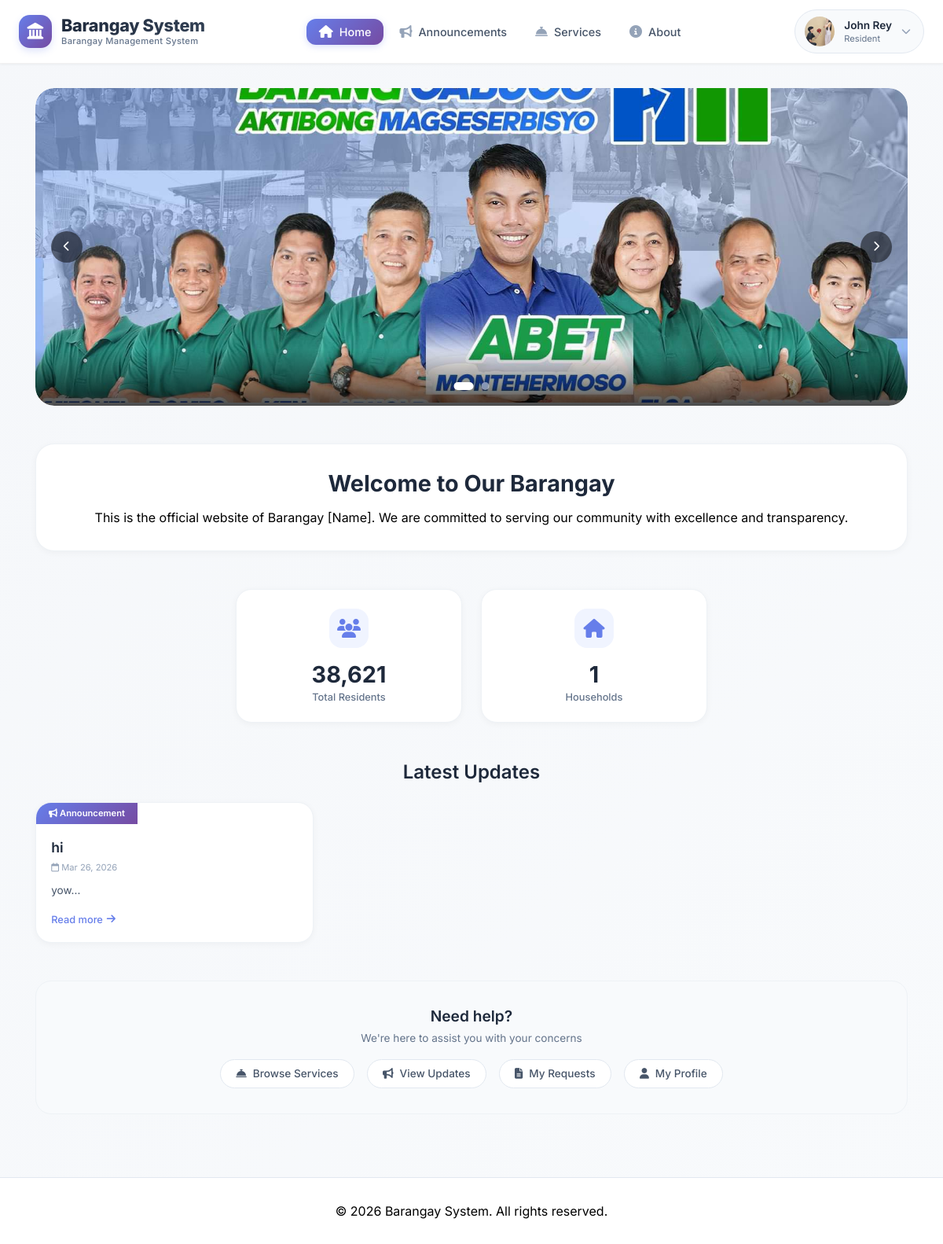
/index.php (signed in), run on the app's committed database.
### tables this page shows
CREATE TABLE `users` (
  `id` int(11) NOT NULL,
  `username` varchar(50) NOT NULL,
  `email` varchar(100) NOT NULL,
  `profile_pic` varchar(255) DEFAULT NULL,
  `password` varchar(255) NOT NULL,
  `first_name` varchar(50) DEFAULT NULL,
  `last_name` varchar(50) DEFAULT NULL,
  `address` text DEFAULT NULL,
  `contact_number` varchar(20) DEFAULT NULL,
  `user_type` enum('resident','admin') DEFAULT 'resident',
  `is_online` tinyint(1) DEFAULT 0,
  `last_activity` timestamp NOT NULL DEFAULT current_timestamp() ON UPDATE current_timestamp(),
  `created_at` timestamp NOT NULL DEFAULT current_timestamp(),
  `is_verified` tinyint(1) DEFAULT 0,
  `status` varchar(20) DEFAULT 'active',
  `last_login` datetime DEFAULT NULL,
  `last_login_ip` varchar(45) DEFAULT NULL
);

CREATE TABLE `carousel_images` (
  `id` int(11) NOT NULL,
  `image_path` varchar(255) NOT NULL,
  `title` varchar(100) DEFAULT NULL,
  `caption` text DEFAULT NULL,
  `display_order` int(11) DEFAULT 0,
  `is_active` tinyint(1) DEFAULT 1,
  `created_at` timestamp NOT NULL DEFAULT current_timestamp(),
  `updated_at` timestamp NOT NULL DEFAULT current_timestamp() ON UPDATE current_timestamp()
);

CREATE TABLE `pages` (
  `id` int(11) NOT NULL,
  `page_name` varchar(50) NOT NULL,
  `title` varchar(200) DEFAULT NULL,
  `content` text DEFAULT NULL,
  `meta_description` text DEFAULT NULL,
  `featured_image` varchar(255) DEFAULT NULL,
  `updated_by` int(11) DEFAULT NULL,
  `last_updated` timestamp NOT NULL DEFAULT current_timestamp() ON UPDATE current_timestamp()
);

CREATE TABLE `announcements` (
  `id` int(11) NOT NULL,
  `title` varchar(200) NOT NULL,
  `content` text NOT NULL,
  `image` varchar(255) DEFAULT NULL,
  `posted_by` int(11) DEFAULT NULL,
  `status` enum('active','inactive') DEFAULT 'active',
  `created_at` timestamp NOT NULL DEFAULT current_timestamp()
);

### pages/home.php (the view, shortened to what this page needs)
<?php
$database = new Database();
$db = $database->getConnection();
$page_query = "SELECT * FROM pages WHERE page_name = 'home'";
$page_stmt = $db->prepare($page_query);
$page_stmt->execute();
$home_page = $page_stmt->fetch(PDO::FETCH_ASSOC);
$home_title = $home_page['title'] ?? 'Welcome to Barangay System';
$home_content = $home_page['content'] ?? '<h1>Welcome to Our Barangay</h1><p>This is the official website of Barangay Cabuco. We are committed to serving our community with excellence and transparency.</p>';
$query = "SELECT * FROM announcements WHERE status = 'active' ORDER BY created_at DESC LIMIT 6";
$stmt = $db->prepare($query);
$stmt->execute();
$announcements = $stmt->fetchAll(PDO::FETCH_ASSOC);
$household_query = "SELECT COUNT(DISTINCT address) as total FROM users WHERE user_type = 'resident' AND address IS NOT NULL AND address != ''";
$household_stmt = $db->prepare($household_query);
$household_stmt->execute();
$total_households = $household_stmt->fetch(PDO::FETCH_ASSOC)['total'] ?? 0;
$total_residents = 38621;
$carousel_images = [];
try {
    $table_check = $db->query("SHOW TABLES LIKE 'carousel_images'");
    if ($table_check->rowCount() > 0) {
        $carousel_query = "SELECT * FROM carousel_images WHERE is_active = 1 ORDER BY display_order, id ASC";
        $carousel_stmt = $db->prepare($carousel_query);
        $carousel_stmt->execute();
        $carousel_images = $carousel_stmt->fetchAll(PDO::FETCH_ASSOC);
    }
} catch (Exception $e) {
    $carousel_images = [];
}
?>
<div class="home-page">
    <div class="hero-section">
        <div class="carousel-container">
            <div class="carousel-slides" id="carouselSlides">
                <?php foreach ($carousel_images as $index => $slide): ?>
                <div class="carousel-slide">
                    <?php
                    $image_path = $slide['image_path'] ?? '';
                    $image_title = $slide['title'] ?? $home_title;
                    if (!empty($image_path) && file_exists($_SERVER['DOCUMENT_ROOT'] . $image_path)):
                    ?>
                        <img src="<?php echo $image_path; ?>" alt="<?php echo htmlspecialchars($image_title); ?>" loading="lazy">
                    <?php endif; ?>
                    <div class="carousel-caption">
                    </div>
                </div>
                <?php endforeach; ?>
            </div>
            <?php if (count($carousel_images) > 1): ?>
            <button class="carousel-btn prev" id="prevBtn">
                <i class="fas fa-chevron-left"></i>
            </button>
            <button class="carousel-btn next" id="nextBtn">
                <i class="fas fa-chevron-right"></i>
            </button>
            <div class="carousel-dots" id="carouselDots">
                <?php foreach ($carousel_images as $index => $slide): ?>
                <div class="dot <?php echo $index === 0 ? 'active' : ''; ?>" data-index="<?php echo $index; ?>"></div>
                <?php endforeach; ?>
            </div>
            <?php endif; ?>
        </div>
    </div>
    <div class="welcome-section">
        <?php echo $home_content; ?>
    </div>
    <div class="stats-grid">
        <div class="stat-card">
            <div class="stat-icon">
                <i class="fas fa-users"></i>
            </div>
            <div class="stat-number"><?php echo number_format($total_residents); ?></div>
            <div class="stat-label">Total Residents</div>
        </div>
        <div class="stat-card">
            <div class="stat-icon">
                <i class="fas fa-home"></i>
            </div>
            <div class="stat-number"><?php echo number_format($total_households); ?></div>
            <div class="stat-label">Households</div>
        </div>
    </div>
    <h2 class="section-title">Latest Updates</h2>
    <div class="announcements-grid">
        <?php if (count($announcements) > 0): ?>
            <?php foreach (array_slice($announcements, 0, 3) as $announcement): ?>
                <div class="announcement-card" onclick="window.location.href='index.php?page=announcements&id=<?php echo $announcement['id']; ?>'">
                    <div class="announcement-badge">
                        <i class="fas fa-bullhorn"></i> Announcement
                    </div>
                    <div class="announcement-content">
                        <h3><?php echo htmlspecialchars($announcement['title']); ?></h3>
                        <div class="announcement-meta">
                            <i class="far fa-calendar"></i> <?php echo date('M d, Y', strtotime($announcement['created_at'])); ?>
                        </div>
                        <p><?php echo substr(htmlspecialchars($announcement['content']), 0, 100); ?>...</p>
                        <a href="index.php?page=announcements&id=<?php echo $announcement['id']; ?>" class="read-more">
                            Read more <i class="fas fa-arrow-right"></i>
                        </a>
                    </div>
                </div>
            <?php endforeach; ?>
        <?php endif; ?>
    </div>
    <div class="quick-actions">
        <h3>Need help?</h3>
        <p>We're here to assist you with your concerns</p>
        <div class="actions-grid">
            <a href="/testweb/index.php?page=services" class="action-btn">
                <i class="fas fa-concierge-bell"></i> Browse Services
            </a>
            <a href="/testweb/index.php?page=announcements" class="action-btn">
                <i class="fas fa-bullhorn"></i> View Updates
            </a>
            <?php if (isset($_SESSION['user_id'])): ?>
                <a href="/testweb/resident/my_requests.php" class="action-btn">
                    <i class="fas fa-file-alt"></i> My Requests
                </a>
                <a href="/testweb/resident/profile.php" class="action-btn">
                    <i class="fas fa-user"></i> My Profile
                </a>
            <?php endif; ?>
        </div>
    </div>
</div>

### includes/header.php (shortened to what this page needs)
<?php
$barangay_name = "Barangay System";
$user_data = null;
if (isset($_SESSION['user_id'])) {
    try {
        $database = new Database();
        $db = $database->getConnection();
        $query = "SELECT id, username, first_name, last_name, email, profile_pic FROM users WHERE id = :user_id";
        $stmt = $db->prepare($query);
        $stmt->bindParam(':user_id', $_SESSION['user_id']);
        $stmt->execute();
        $user_data = $stmt->fetch(PDO::FETCH_ASSOC);
    } catch (Exception $e) {
    }
}
$current_page = $_GET['page'] ?? 'home';
?>
<!DOCTYPE html>
<html lang="en">
<head>
    <link rel="stylesheet" href="https://cdnjs.cloudflare.com/ajax/libs/font-awesome/6.4.0/css/all.min.css">
</head>
<body>
<nav class="modern-navbar" id="navbar">
    <div class="nav-container">
        <a href="/testweb/index.php?page=home" class="logo">
            <div class="logo-icon">
                <i class="fas fa-landmark"></i>
            </div>
            <div class="logo-text">
                <span class="logo-name"><?php echo htmlspecialchars($barangay_name); ?></span>
                <span class="logo-badge">Barangay Management System</span>
            </div>
        </a>
        <ul class="nav-links">
            <li><a href="/testweb/index.php?page=home" class="<?php echo $current_page == 'home' ? 'active' : ''; ?>">
                <i class="fas fa-home"></i> <span>Home</span>
            </a></li>
            <li><a href="/testweb/index.php?page=announcements" class="<?php echo $current_page == 'announcements' ? 'active' : ''; ?>">
                <i class="fas fa-bullhorn"></i> <span>Announcements</span>
            </a></li>
            <li><a href="/testweb/index.php?page=services" class="<?php echo $current_page == 'services' ? 'active' : ''; ?>">
                <i class="fas fa-concierge-bell"></i> <span>Services</span>
            </a></li>
            <li><a href="/testweb/index.php?page=about" class="<?php echo $current_page == 'about' ? 'active' : ''; ?>">
                <i class="fas fa-info-circle"></i> <span>About</span>
            </a></li>
        </ul>
        <div class="header-right">
            <?php if (isset($_SESSION['user_id'])): ?>
                <div class="dropdown" id="profileDropdown">
                    <button class="profile-btn" id="profileBtn" type="button" aria-label="Profile menu">
                        <div class="profile-avatar">
                            <?php if (isset($user_data['profile_pic']) && !empty($user_data['profile_pic'])): ?>
                                <img src="/testweb/uploads/profiles/<?php echo htmlspecialchars($user_data['profile_pic']); ?>" alt="Profile">
                            <?php else: ?>
                                <i class="fas fa-user"></i>
                            <?php endif; ?>
                        </div>
                        <div class="profile-info">
                            <div class="profile-name">
                                <?php
                                if (isset($user_data['first_name'])) {
                                    echo htmlspecialchars($user_data['first_name']);
                                } elseif (isset($_SESSION['user_name'])) {
                                    echo htmlspecialchars(explode(' ', $_SESSION['user_name'])[0]);
                                } else {
                                    echo 'Resident';
                                }
                                ?>
                            </div>
                            <div class="profile-role">Resident</div>
                        </div>
                        <i class="fas fa-chevron-down profile-arrow"></i>
                    </button>
                </div>
            <?php endif; ?>
        </div>
    </div>
</nav>

### includes/header.php (style rules this page uses)
* { margin: 0; padding: 0; box-sizing: border-box; }
body { font-family: 'Inter', -apple-system, BlinkMacSystemFont, 'Segoe UI', sans-serif; padding-top: 80px; background: linear-gradient(135deg, #f5f7fa 0%, #f8fafc 100%); min-height: 100vh; display: flex; flex-direction: column; }
.modern-navbar { background: rgba(255, 255, 255, 0.98); backdrop-filter: blur(10px); box-shadow: 0 1px 3px rgba(0, 0, 0, 0.05); position: fixed; top: 0; left: 0; right: 0; width: 100%; z-index: 10000; transition: all 0.3s cubic-bezier(0.4, 0, 0.2, 1); border-bottom: 1px solid rgba(0, 0, 0, 0.05); }
.nav-container { max-width: 1400px; margin: 0 auto; padding: 0 2rem; display: flex; justify-content: space-between; align-items: center; height: 80px; }
.logo { display: flex; align-items: center; gap: 12px; text-decoration: none; flex-shrink: 0; }
.logo-icon { width: 42px; height: 42px; background: linear-gradient(135deg, #667eea 0%, #764ba2 100%); border-radius: 14px; display: flex; align-items: center; justify-content: center; color: white; font-size: 1.3rem; transition: all 0.3s ease; box-shadow: 0 4px 10px rgba(102, 126, 234, 0.2); }
.logo-text { display: flex; flex-direction: column; line-height: 1.2; }
.logo-name { font-size: 1.35rem; font-weight: 800; background: linear-gradient(135deg, #1e293b 0%, #334155 100%); -webkit-background-clip: text; background-clip: text; color: transparent; text-decoration: none; letter-spacing: -0.3px; transition: all 0.3s; }
.logo-badge { font-size: 0.7rem; color: #64748b; font-weight: 500; letter-spacing: 0.3px; }
.nav-links { display: flex; gap: 0.25rem; list-style: none; align-items: center; margin: 0; padding: 0; }
.nav-links li { position: relative; list-style: none; }
.nav-links li a { display: flex; align-items: center; gap: 8px; padding: 0.6rem 1.1rem; color: #475569; text-decoration: none; font-weight: 500; font-size: 0.95rem; border-radius: 12px; transition: all 0.2s ease; cursor: pointer; }
.nav-links li a i { font-size: 1rem; color: #94a3b8; transition: all 0.2s; }
.nav-links li a.active { background: linear-gradient(135deg, #667eea 0%, #764ba2 100%); color: white; box-shadow: 0 2px 8px rgba(102, 126, 234, 0.25); }
.nav-links li a.active i { color: white; }
.profile-btn { display: flex; align-items: center; gap: 12px; padding: 0.5rem 1rem 0.5rem 0.75rem; background: #f8fafc; border: 1px solid #e2e8f0; border-radius: 100px; cursor: pointer; transition: all 0.2s ease; font-family: inherit; }
.profile-avatar { width: 38px; height: 38px; background: linear-gradient(135deg, #667eea 0%, #764ba2 100%); border-radius: 50%; display: flex; align-items: center; justify-content: center; color: white; font-weight: 600; font-size: 0.9rem; overflow: hidden; flex-shrink: 0; }
.profile-avatar img { width: 100%; height: 100%; object-fit: cover; }
.profile-info { text-align: left; }
.profile-name { font-weight: 600; color: #1e293b; font-size: 0.85rem; line-height: 1.3; }
.profile-role { font-size: 0.7rem; color: #64748b; }
.profile-arrow { color: #94a3b8; font-size: 0.75rem; transition: transform 0.2s; }
.dropdown { position: relative; }
.header-right { display: flex; align-items: center; gap: 1rem; }
@media (max-width: 1200px) { .nav-container { padding: 0 1.5rem; } }
@media (max-width: 1200px) { .nav-links li a { padding: 0.5rem 1rem; font-size: 0.9rem; } }
.dropdown-item, .mobile-nav-links li a, .nav-links li a, .btn-login, .btn-register, .logo, .profile-btn { cursor: pointer; -webkit-tap-highlight-color: transparent; }
button, a { touch-action: manipulation; }

### data on the page
users: profile_pic (picture), first_name "John Rey"
carousel_images: image_path (picture)
pages: content "Welcome to Our Barangay This is the official website of Barangay [Name]. We are committed to serving our community with excellence and transparency."
announcements: title "hi", created_at "Mar 26, 2026", content "yow"

### other printed values
$total_residents "38,621"
$total_households "1"
